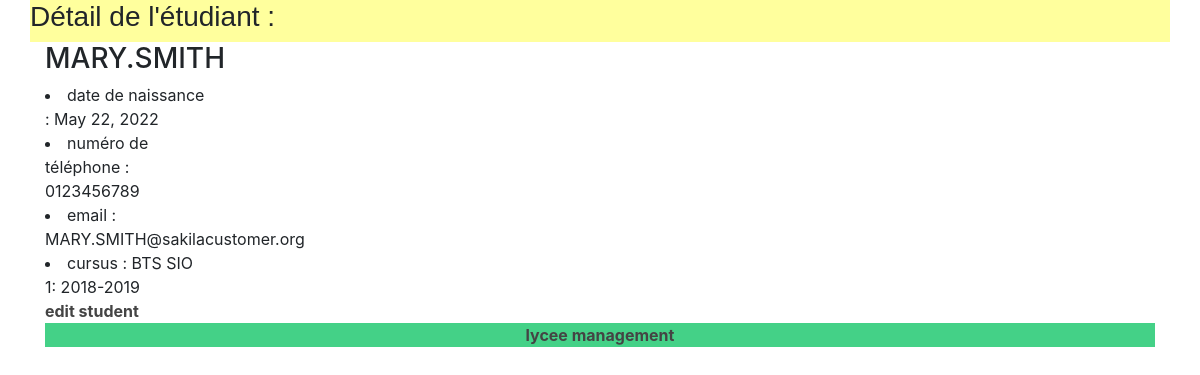
The page /lycee/student/1 on the database its author committed.
### lycee/models.py (models this page shows, shortened)
class Student(models.Model):
  first_name = models.CharField(
    max_length=50,
    blank=False,# pas de champ vide
    null=False# pas de champ null
  )
  birth_date = models.DateField(
    verbose_name='date of birth',
    blank=False,# pas de champ vide
    null=False# pas de champ null
  )
  last_name = models.CharField(
    verbose_name="lastname",
    help_text="last name of the student",
    blank=False,# pas de champ vide
    null=False,# pas de champ null
    default="???",
    max_length=255, # taille maximale du champ
  )
  phone = models.CharField(
    verbose_name="phonenumber",
    help_text="phone number of the student",
    blank=False,# pas de champ vide
    null=False,# pas de champ null
    default="0123456789",
    max_length=10, # taille maximale du champ
  )
  email = models.EmailField(
    verbose_name="email",
    help_text="phone number of the student",
    blank=False,# pas de champ vide
    null=False,# pas de champ null
    default="x@y.z",
    max_length=255,# taille maximale du champ
  )
  comments = models.CharField(
    verbose_name="comments",
    help_text="some comments about the student",
    blank=True,
    null=False,# pas de champ null
    default="",
    max_length=255,# taille maximale du champ
  )
  cursus = models.ForeignKey(
    Cursus,
    on_delete=models.CASCADE, # necessaire selon la version de Django
    null=True
  )

class Cursus(models.Model):
  name = models.CharField(
    max_length=50,
    blank=False,# pas de champ vide
    null=True,# null
    default='aucun'
  )
  year_from_bac = models.SmallIntegerField(
    help_text ="year since le bac",
    verbose_name="year",
    blank=False,# pas de champ vide
    null=True,# champ null
    default=0
  )
  scholar_year = models.CharField(
    max_length=9,
    blank=False,# pas de champ vide
    null=True,# champ null
    default='0000-00001'
  )
  class Meta:
    verbose_name_plural = 'Cursus'
  def __str__(self):
    return '{} {}: {}'.format(self.name, self.year_from_bac, self.scholar_year)

### lycee/views.py (the view)
# urls.py: path('lycee/student/<int:student_id>',views.detail_student, name='detail_student'),
def detail_student(request,student_id):
    result_list = Student.objects.get(pk=student_id)
    context = {'liste' : result_list}
    return render(request,'lycee/student/detail_student.html',context)

### templates/lycee/student/detail_student.html (shortened to what this page needs)
<!DOCTYPE html>
<html lang="en">
<head>
</head>
<body>
{% extends 'master.html' %}
{% if liste %}
    {% block title %}
        Détail de l'étudiant :
    {% endblock %}
    {% block content %}
        <div class="container">
            <div class="row">
                <div class="col-sm-2">
                    <h3>{{ liste.first_name }}.{{ liste.last_name }}</h3>
                    <li>date de naissance : {{ liste.birth_date }}</li>
                    <li>numéro de téléphone : {{ liste.phone }}</li>
                    <li>email : {{ liste.email }}</li>
                    <li>cursus : {{ liste.cursus }}</li>
                </div>
            </div>
        </div>
        <div class="col-sm-2">
            <a href=http://localhost:8000/lycee/student/edit/{{ liste.id }}><strong>edit student</strong></a>
        </div>
    {% endblock %}
{% else %}
    <p>No student to show.</p>
{% endif %}

### lycee/static/style.css (style rules this page uses)
a { color : #444444; }
html { position: relative; min-height: 100%; }

### rows shown on the page
Student: first_name "MARY", last_name "SMITH", birth_date "May 22, 2022", phone "0123456789", email "MARY.SMITH@sakilacustomer.org", cursus "BTS SIO 1: 2018-2019"
